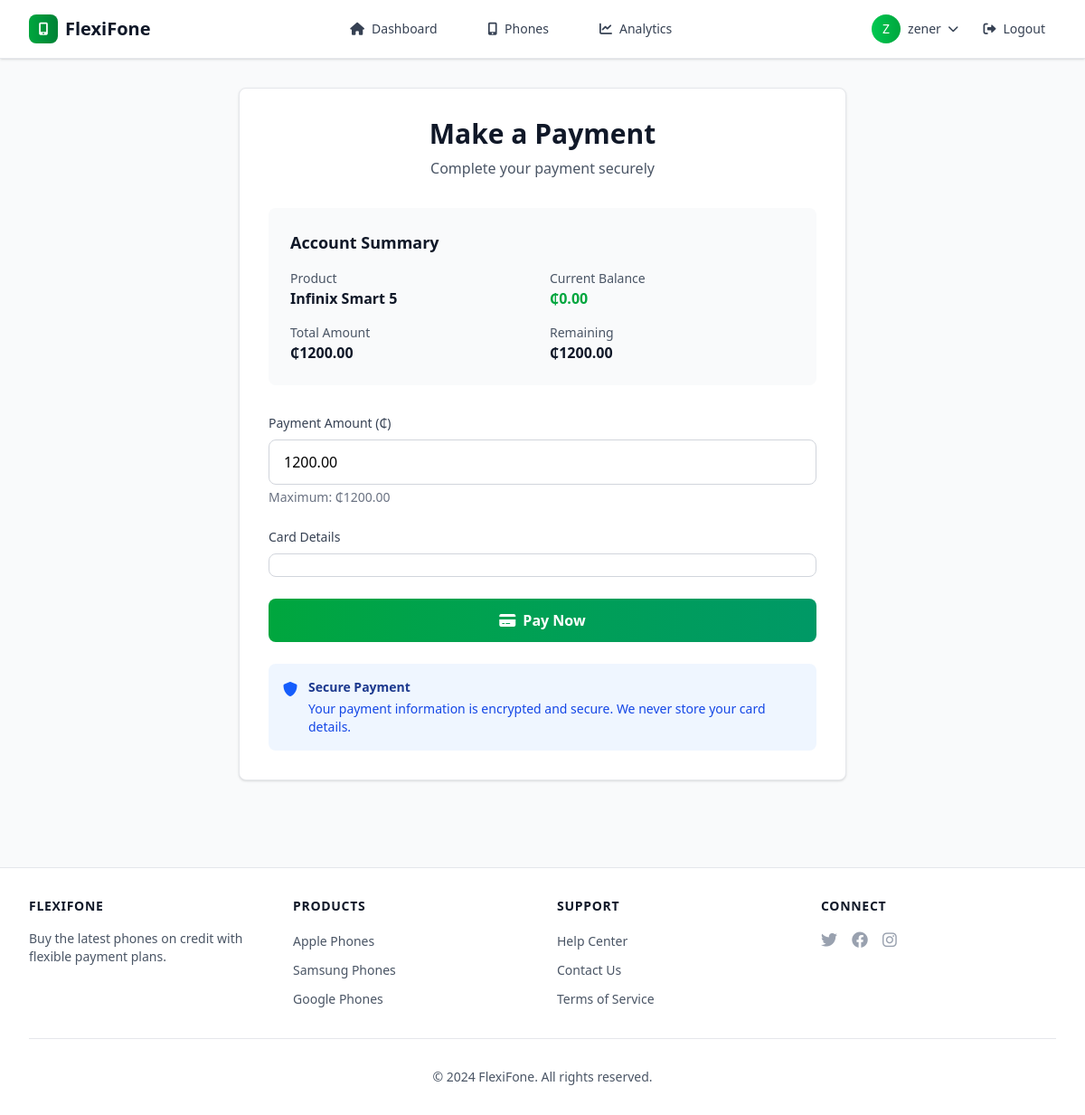
The page /accounts/embedded-payment/ (signed in) on the database as committed earlier.
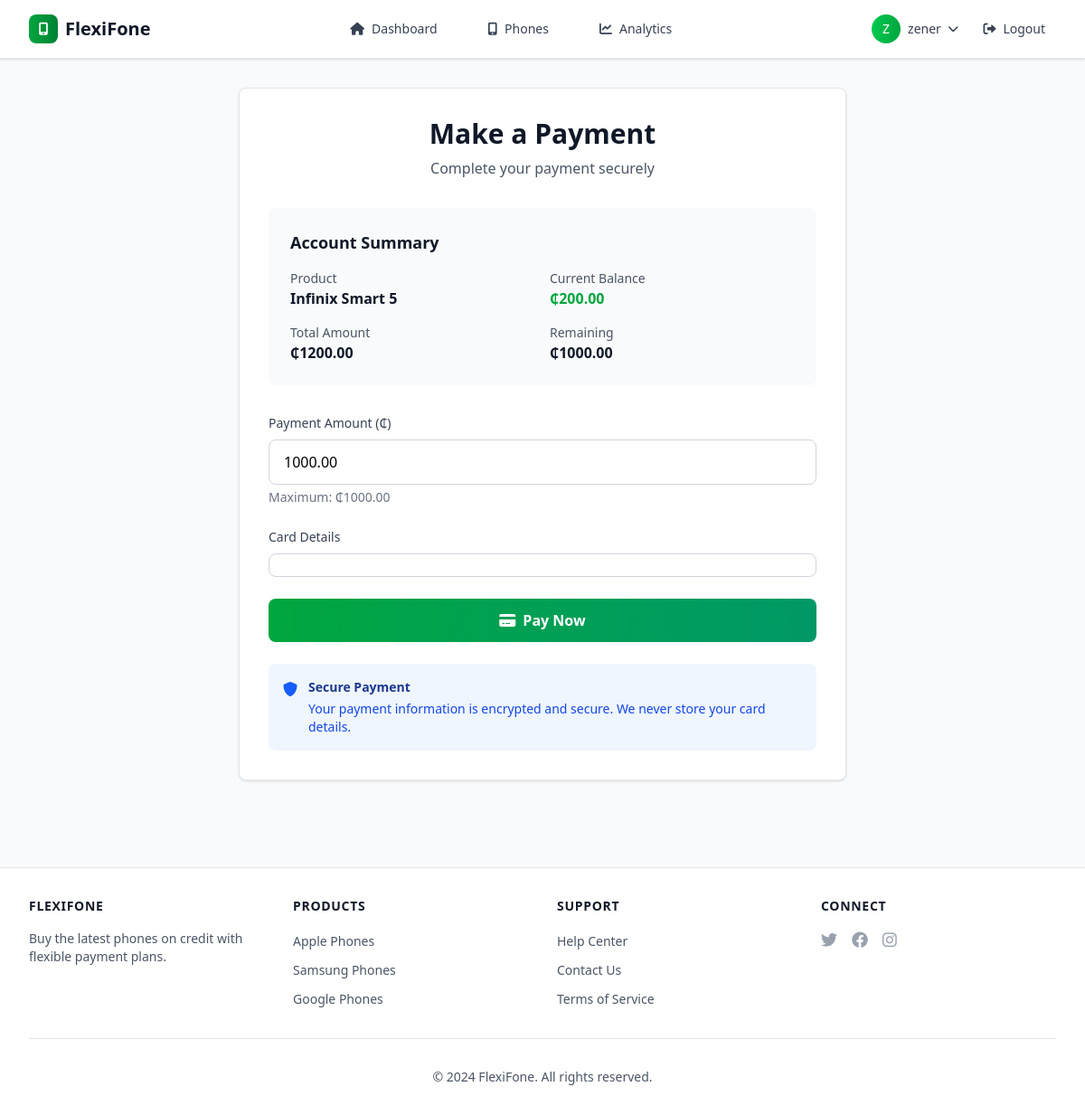
The same page on the database as committed later.
### accounts/models.py (models this page shows, shortened)
class CreditAccount(models.Model):
    class AccountType(models.TextChoices):
        SAVINGS = 'SAVINGS', 'Save-to-Own'
        CREDIT = 'CREDIT', 'Buy Now, Pay Later'
    class Status(models.TextChoices):
        PENDING = 'PENDING', 'Pending Approval'
        ACTIVE = 'ACTIVE', 'Active'
        COMPLETED = 'COMPLETED', 'Completed'
        CLOSED = 'CLOSED', 'Closed'
        REPAYING = 'REPAYING', 'Repaying'
        OVERDUE = 'OVERDUE', 'Overdue'
        PAID_OFF = 'PAID_OFF', 'Paid Off'
        DECLINED = 'DECLINED', 'Declined'
    user = models.OneToOneField(
        User, on_delete=models.CASCADE, related_name='credit_account')
    product = models.ForeignKey(Product, on_delete=models.PROTECT)
    balance = models.DecimalField(
        max_digits=10, decimal_places=2, default=0.00)
    account_type = models.CharField(
        max_length=10, choices=AccountType.choices, default=AccountType.CREDIT)
    status = models.CharField(
        max_length=10, choices=Status.choices, default=Status.PENDING)
    loan_amount = models.DecimalField(
        max_digits=10, decimal_places=2, null=True, blank=True)
    installment_amount = models.DecimalField(
        max_digits=10, decimal_places=2, null=True, blank=True)
    installment_count = models.IntegerField(
        default=12, help_text="Number of installments")
    interest_rate = models.DecimalField(
        max_digits=5, decimal_places=2, default=0.00)
    next_payment_due_date = models.DateField(null=True, blank=True)
    last_payment_date = models.DateField(null=True, blank=True)
    accepted_terms = models.BooleanField(default=False)
    accepted_at = models.DateTimeField(null=True, blank=True)
    created_at = models.DateTimeField(auto_now_add=True)
    updated_at = models.DateTimeField(auto_now=True)
    @property
    def remaining_balance(self):
        if self.account_type == self.AccountType.CREDIT:
            return (self.loan_amount or 0) - self.balance
        return self.product.price - self.balance

class Product(models.Model):
    BRAND_CHOICES = [
        ('APPLE', 'Apple'),
        ('SAMSUNG', 'Samsung'),
        ('GOOGLE', 'Google'),
        ('ONEPLUS', 'OnePlus'),
        ('XIAOMI', 'Xiaomi'),
        ('OTHER', 'Other'),
    ]
    name = models.CharField(max_length=100)
    brand = models.CharField(
        max_length=20, choices=BRAND_CHOICES, default='OTHER')
    description = models.TextField()
    price = models.DecimalField(max_digits=10, decimal_places=2)
    image = models.ImageField(upload_to='products/', null=True, blank=True)
    is_active = models.BooleanField(default=True)
    stock_quantity = models.IntegerField(default=0)
    credit_available = models.BooleanField(
        default=True, help_text="Whether this product is available for credit purchase")
    min_credit_score = models.IntegerField(
        default=600, help_text="Minimum credit score required for this product")
    max_installments = models.IntegerField(
        default=12, help_text="Maximum number of installments allowed")
    interest_rate = models.DecimalField(
        max_digits=5, decimal_places=2, default=0.00, help_text="Annual interest rate (%)")
    created_at = models.DateTimeField(auto_now_add=True, null=True, blank=True)
    updated_at = models.DateTimeField(auto_now=True, null=True, blank=True )

### accounts/views.py (the view)
# urls.py: path('embedded-payment/', embedded_payment_view, name='embedded_payment'),
@login_required
def embedded_payment_view(request):
    try:
        credit_account = request.user.credit_account
    except CreditAccount.DoesNotExist:
        messages.error(request, "You don't have an active credit account.")
        return redirect('accounts:dashboard')
    context = {
        'credit_account': credit_account,
        'stripe_public_key': settings.STRIPE_PUBLISHABLE_KEY
    }
    return render(request, 'embedded_payment.html', context)

### templates/embedded_payment.html (shortened to what this page needs)
{% extends 'base.html' %}
{% block content %}
<div class="max-w-2xl mx-auto">
    <div class="bg-white rounded-lg shadow-sm border border-gray-200 p-8">
        <div class="text-center mb-8">
            <h1 class="text-3xl font-bold text-gray-900 mb-2">Make a Payment</h1>
            <p class="text-gray-600">Complete your payment securely</p>
        </div>
        {% if credit_account %}
        <div class="bg-gray-50 rounded-lg p-6 mb-8">
            <h2 class="text-lg font-semibold text-gray-900 mb-4">Account Summary</h2>
            <div class="grid grid-cols-2 gap-4">
                <div>
                    <p class="text-sm text-gray-600">Product</p>
                    <p class="font-semibold text-gray-900">{{ credit_account.product.name }}</p>
                </div>
                <div>
                    <p class="text-sm text-gray-600">Current Balance</p>
                    <p class="font-semibold text-green-600">₵{{ credit_account.balance }}</p>
                </div>
                <div>
                    <p class="text-sm text-gray-600">Total Amount</p>
                    <p class="font-semibold text-gray-900">₵{{ credit_account.product.price }}</p>
                </div>
                <div>
                    <p class="text-sm text-gray-600">Remaining</p>
                    <p class="font-semibold text-gray-900">₵{{ credit_account.remaining_balance }}</p>
                </div>
            </div>
        </div>
        <form id="payment-form" class="space-y-6">
            <div>
                <label for="amount" class="block text-sm font-medium text-gray-700 mb-2">
                    Payment Amount (₵)
                </label>
                <input type="number"
                       id="amount"
                       name="amount"
                       min="1"
                       max="{{ credit_account.remaining_balance }}"
                       step="0.01"
                       value="{{ credit_account.remaining_balance }}"
                       class="w-full px-4 py-3 border border-gray-300 rounded-lg focus:ring-2 focus:ring-green-500 focus:border-green-500"
                       required>
                <p class="text-sm text-gray-500 mt-1">Maximum: ₵{{ credit_account.remaining_balance }}</p>
            </div>
            <div>
                <label class="block text-sm font-medium text-gray-700 mb-2">
                    Card Details
                </label>
                <div id="card-element" class="w-full px-4 py-3 border border-gray-300 rounded-lg focus-within:ring-2 focus-within:ring-green-500 focus-within:border-green-500">
                </div>
            </div>
            <button type="submit"
                    id="submit-button"
                    class="w-full bg-gradient-to-r from-green-600 to-emerald-600 text-white py-3 px-6 rounded-lg font-semibold hover:from-green-700 hover:to-emerald-700 transition-all duration-200 flex items-center justify-center">
                <i class="fas fa-credit-card mr-2"></i>
                <span id="button-text">Pay Now</span>
            </button>
        </form>
        <div class="mt-6 p-4 bg-blue-50 rounded-lg">
            <div class="flex items-start">
                <i class="fas fa-shield-alt text-blue-600 mt-1 mr-3"></i>
                <div>
                    <h3 class="text-sm font-semibold text-blue-900">Secure Payment</h3>
                    <p class="text-sm text-blue-700 mt-1">Your payment information is encrypted and secure. We never store your card details.</p>
                </div>
            </div>
        </div>
        {% endif %}
    </div>
</div>
{% endblock %}

Rows that differ between the two databases and show on the page:
changed CreditAccount "Infinix Smart 5": balance "0.00" → "200.00"; remaining_balance "1200.00" → "1000.00"; amount "1200.00" → "1000.00"
